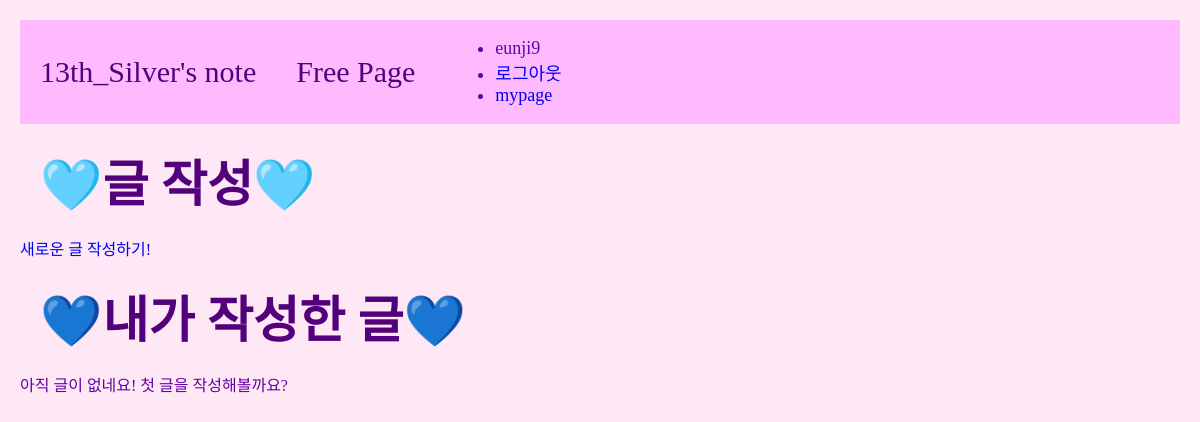
/users/mypage/ (signed in), run on an earlier commit of the app's database.
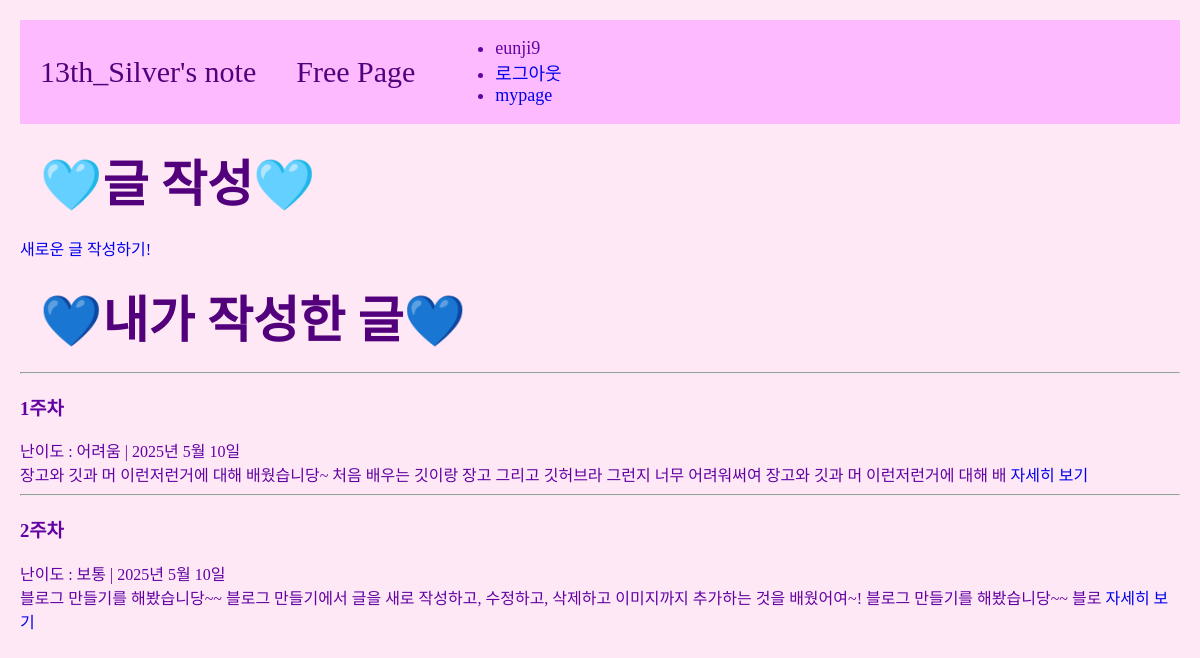
And on a later commit of the database.
### users/models.py (models this page shows, shortened)
class Post(models.Model):
    title = models.CharField(max_length=50)
    DIFFICULTY_CHOICES = [
        ('easy', '쉬움'),
        ('normal', '보통'),
        ('hard', '어려움'),
    ]
    difficulty = models.CharField(
        max_length=6,
        choices=DIFFICULTY_CHOICES,  # difficulty 필드에서 선택할 수 있는 값들
        default='normal',  # 기본값은 '보통'
    )
    content = models.TextField()
    pub_date = models.DateField()
    author = models.ForeignKey(User, on_delete=models.CASCADE, null=True)
    def summary(self):
        return self.content[:20]

### users/views.py (the view)
# urls.py: path('mypage/', views.mypage, name="mypage"),
@login_required
def mypage(request):
    posts = Post.objects.filter(author=request.user)
    context = {
        'user':request.user,
        'posts':posts, #유저가 작성한 글 목록
    }
    return render(request, 'users/mypage.html', context)

### users/templates/users/mypage.html (shortened to what this page needs)
{% extends 'base.html' %}
{% block content %}
<h2 class="contents">🩵글 작성🩵</h2>
{% if user.is_authenticated %}
    <a href="{% url 'users:new-post' %}">새로운 글 작성하기!</a>
{% endif %}
<h2 class="contents">💙내가 작성한 글💙</h2>
<div>
    {% for post in posts %}
    </div>
        <hr/>
        <h3>{{post.title}}</h3>
        난이도 : {% if post.difficulty == 'easy' %}쉬움
        {% elif post.difficulty == 'normal' %}보통
        {% elif post.difficulty == 'hard' %}어려움
        {% endif %} | {{post.pub_date}}<br>
        {{post.content}}
        {{post.summary}}
        <a href="{% url 'users:detail' post.id %}">자세히 보기</a>
        <br>
    {% empty %}
    <p>아직 글이 없네요! 첫 글을 작성해볼까요?</p>
    {% endfor %}
</div>
{% endblock %}

What changed in the data, as far as the page shows it:
added Post: title "1주차", difficulty "어려움", pub_date "2025년 5월 10일", content "장고와 깃과 머 이런저런거에 대해 배웠습니당~ 처음 배우는 깃이랑 장고 그리고 깃허브라 그런지 너무 어려워써여", summary "장고와 깃과 머 이런저런거에 대해 배"
added Post: title "2주차", difficulty "보통", pub_date "2025년 5월 10일", content "블로그 만들기를 해봤습니당~~ 블로그 만들기에서 글을 새로 작성하고, 수정하고, 삭제하고 이미지까지 추가하는 것을 배웠어여~!", summary "블로그 만들기를 해봤습니당~~ 블로"
Also different on the page:
text no longer shown: "아직 글이 없네요! 첫 글을 작성해볼까요?"
